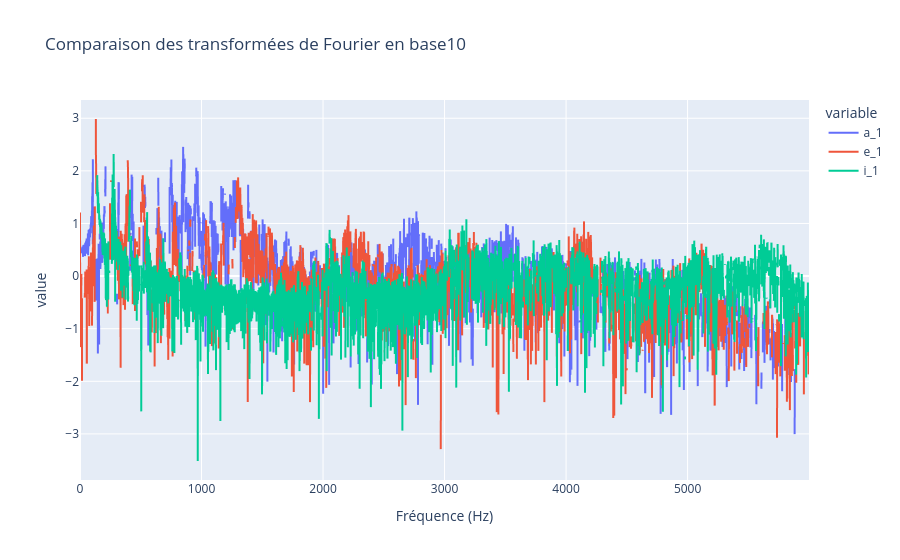

Notebook source saved alongside this figure:
### Code cell
nu,tf_a1=san.trans_fourier(a1, t)
# trace(nu, {"a_1": np.log10(np.real(tf_a1))}, "Transformée de Fourier du signal a_1 en base10", nom_abscisse="Fréquence (Hz)")

nu,tf_e1=san.trans_fourier(e1, t)
# trace(nu, {"e_1": np.log10(np.real(tf_e1))}, "Transformée de Fourier du signal e_1 en base10", nom_abscisse="Fréquence (Hz)")

nu,tf_i1=san.trans_fourier(i1, t)
# trace(nu, {"i_1": np.log10(np.real(tf_i1))}, "Transformée de Fourier du signal i_1 en base10", nom_abscisse="Fréquence (Hz)")

trace(nu, {"a_1": np.log10(np.real(tf_a1)), "e_1": np.log10(np.real(tf_e1)), "i_1": np.log10(np.real(tf_i1))}, "Comparaison des transformées de Fourier en base10", nom_abscisse="Fréquence (Hz)")

### Figure 1 — Plotly figure (JSON) as saved in the notebook; plotly's stock layout.template omitted (floating-point values rounded to 4 significant figures; data arrays with more than 128 entries replaced by an {"elided": "..."} marker saying what was removed)
{"data": [{"hovertemplate": "variable=a_1<br>Fréquence (Hz)=%{x}<br>value=%{y}<extra></extra>", "legendgroup": "a_1", "line": {"color": "#636efa", "dash": "solid"}, "marker": {"symbol": "circle"}, "mode": "lines", "name": "a_1", "showlegend": true, "type": "scattergl", "x": {"elided": "6000 float values"}, "xaxis": "x", "y": {"elided": "6000 float values"}, "yaxis": "y"}, {"hovertemplate": "variable=e_1<br>Fréquence (Hz)=%{x}<br>value=%{y}<extra></extra>", "legendgroup": "e_1", "line": {"color": "#EF553B", "dash": "solid"}, "marker": {"symbol": "circle"}, "mode": "lines", "name": "e_1", "showlegend": true, "type": "scattergl", "x": {"elided": "6000 float values"}, "xaxis": "x", "y": {"elided": "6000 float values"}, "yaxis": "y"}, {"hovertemplate": "variable=i_1<br>Fréquence (Hz)=%{x}<br>value=%{y}<extra></extra>", "legendgroup": "i_1", "line": {"color": "#00cc96", "dash": "solid"}, "marker": {"symbol": "circle"}, "mode": "lines", "name": "i_1", "showlegend": true, "type": "scattergl", "x": {"elided": "6000 float values"}, "xaxis": "x", "y": {"elided": "6000 float values"}, "yaxis": "y"}], "layout": {"legend": {"title": {"text": "variable"}, "tracegroupgap": 0}, "title": {"text": "Comparaison des transformées de Fourier en base10"}, "xaxis": {"anchor": "y", "domain": [0, 1], "title": {"text": "Fréquence (Hz)"}}, "yaxis": {"anchor": "x", "domain": [0, 1], "title": {"text": "value"}}}}
